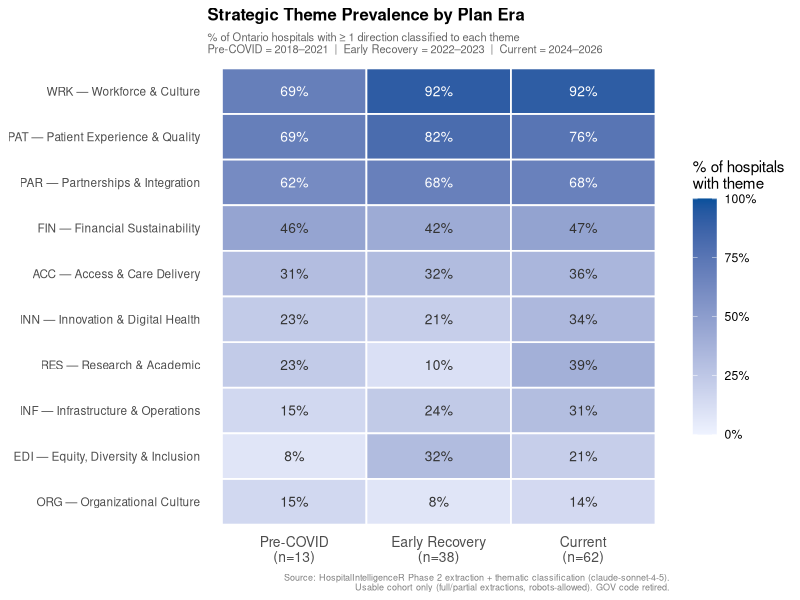
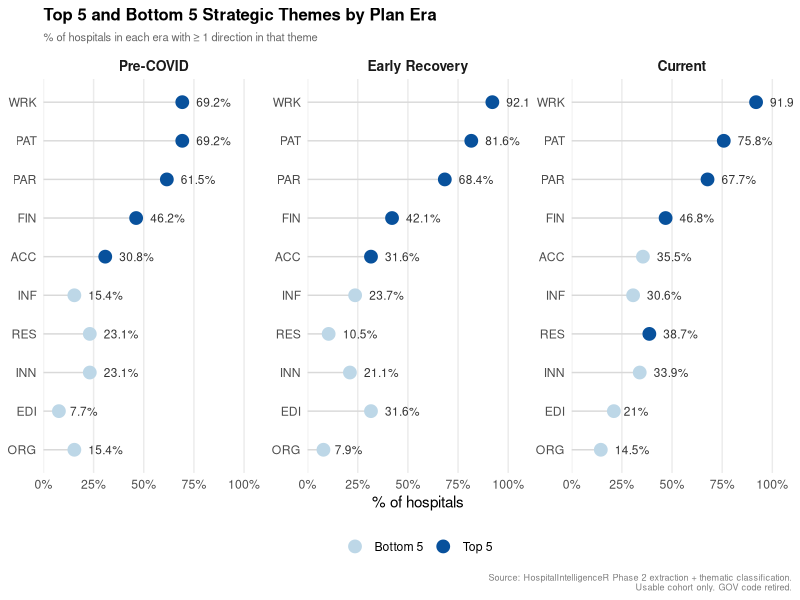

Generate these figures, in order, with R:
# =============================================================================
# analysis/scripts/03b_theme_trends.R
# HospitalIntelligenceR — Direction 3b: Theme Prevalence by Plan Era
#
# QUESTION:
#   Has the thematic composition of Ontario hospital strategic plans shifted
#   over time? Specifically, do plans written post-COVID differ in their
#   strategic emphasis compared to pre-COVID plans?
#
# APPROACH:
#   - Unit of analysis: hospital (one observation per hospital)
#   - Hospitals grouped into three plan eras based on plan_start_year
#   - Metric: % of hospitals in each era that have at least one direction
#     in each theme (hospital prevalence, not direction count)
#   - Top 5 and bottom 5 themes reported for each era
#   - Same analytical cohort as 01a/01b
#
# ERA DEFINITIONS:
#   Pre-COVID     2018–2021   Plans written before or during acute COVID period
#   Early Recovery 2022–2023  Plans written in immediate post-COVID period
#   Current       2024–2026   Most recently written plans
#
# NOTE ON METRIC CHOICE:
#   Direction count % (used in 01b) measures share of directions within a
#   hospital's plan. Hospital prevalence % (used here) measures how many
#   hospitals chose to include a theme at all — a better measure of whether
#   a theme is becoming more or less common across the sector over time.
#
# OUTPUTS:
#   analysis/outputs/tables/03b_theme_prevalence_by_era.csv
#   analysis/outputs/tables/03b_top5_bottom5_by_era.csv
#   analysis/outputs/figures/03b_theme_prevalence_heatmap.png
#   analysis/outputs/figures/03b_top5_bottom5_facet.png
#
# DEPENDENCIES:
#   Requires 'strategy_classified' in environment (from 00c_build_strategy_classified.R)
#   OR will load analysis/data/strategy_classified.csv directly.
#   Requires 'spine' in environment (from 00_prepare_data.R)
#   OR will load analysis/data/hospital_spine.csv directly.
#
# USAGE:
#   source("analysis/scripts/00_prepare_data.R")
#   source("analysis/scripts/00c_build_strategy_classified.R")
#   source("analysis/scripts/03b_theme_trends.R")
# =============================================================================

suppressPackageStartupMessages({
  library(dplyr)
  library(ggplot2)
  library(readr)
  library(tidyr)
  library(stringr)
  library(forcats)
})


# =============================================================================
# SECTION 1: Load data
# =============================================================================

if (!exists("strategy_classified")) {
  message("'strategy_classified' not found — loading from CSV.")
  strategy_classified <- read_csv(
    "analysis/data/strategy_classified.csv",
    col_types = cols(.default = col_character()),
    show_col_types = FALSE
  )
}

if (!exists("spine")) {
  message("'spine' not found — loading from CSV.")
  spine <- read_csv(
    "analysis/data/hospital_spine.csv",
    col_types = cols(
      .default             = col_character(),
      robots_allowed       = col_logical(),
      has_extraction       = col_logical(),
      has_vision           = col_logical(),
      has_mission          = col_logical(),
      has_values           = col_logical(),
      has_purpose          = col_logical(),
      plan_period_parse_ok = col_logical(),
      n_directions         = col_integer(),
      plan_start_year      = col_integer()
    ),
    show_col_types = FALSE
  )
}


# =============================================================================
# SECTION 2: Define era banding
# =============================================================================

ERA_BANDS <- tribble(
  ~era_label,        ~year_min, ~year_max,
  "Pre-COVID",       2018,      2021,
  "Early Recovery",  2022,      2023,
  "Current",         2024,      2026
)

# Helper: assign era from year
.assign_era <- function(year) {
  case_when(
    year >= 2018 & year <= 2021 ~ "Pre-COVID",
    year >= 2022 & year <= 2023 ~ "Early Recovery",
    year >= 2024 & year <= 2026 ~ "Current",
    TRUE                        ~ NA_character_
  )
}

ERA_LEVELS <- c("Pre-COVID", "Early Recovery", "Current")


# =============================================================================
# SECTION 3: Build hospital-level analytical dataset
#
# One row per hospital. Each theme gets a binary flag: did this hospital
# have at least one direction classified to that theme?
# =============================================================================

# Analytical subset from classifications: usable, robots-allowed, classified
classified_usable <- strategy_classified %>%
  filter(
    robots_allowed       == "TRUE",
    extraction_quality   %in% c("full", "partial"),
    !is.na(primary_theme),
    classification_status == "ok"
  ) %>%
  mutate(plan_start_year = as.integer(plan_start_year))

# Join plan_start_year from spine for hospitals where it may be missing
# in strategy_classified (spine is authoritative for plan metadata)
spine_year <- spine %>%
  select(fac, plan_start_year) %>%
  mutate(plan_start_year = as.integer(plan_start_year))

classified_usable <- classified_usable %>%
  select(-plan_start_year) %>%
  left_join(spine_year, by = "fac")

# Assign era
classified_usable <- classified_usable %>%
  mutate(era = .assign_era(plan_start_year))

# Hospitals with no era assignment (outside window or missing year)
n_no_era <- n_distinct(classified_usable$fac[is.na(classified_usable$era)])
if (n_no_era > 0) {
  cat(sprintf("WARNING: %d hospital(s) have no era assignment — excluded.\n",
              n_no_era))
  classified_usable %>%
    filter(is.na(era)) %>%
    distinct(fac, plan_start_year) %>%
    { cat(paste0("  FAC ", .$fac, " — year: ", .$plan_start_year, "\n")); . } %>%
    invisible()
}

classified_usable <- classified_usable %>% filter(!is.na(era))

# All valid theme codes (GOV retired)
VALID_CODES <- c("WRK", "PAT", "PAR", "FIN", "RES",
                 "ACC", "INN", "INF", "EDI", "ORG")

# Build hospital × theme binary matrix
# For each hospital: 1 if any direction has that primary theme, 0 otherwise
hospital_themes <- classified_usable %>%
  distinct(fac, era, plan_start_year, primary_theme) %>%
  filter(primary_theme %in% VALID_CODES) %>%
  mutate(has_theme = 1L) %>%
  pivot_wider(
    names_from  = primary_theme,
    values_from = has_theme,
    values_fill = 0L
  )

# Ensure all theme columns present even if no hospital has that theme in an era
for (code in VALID_CODES) {
  if (!code %in% names(hospital_themes)) hospital_themes[[code]] <- 0L
}

cat(sprintf("Hospital-era observations: %d hospitals across %d eras\n",
            nrow(hospital_themes), n_distinct(hospital_themes$era)))
cat("Era breakdown:\n")
print(table(hospital_themes$era))
cat("\n")


# =============================================================================
# SECTION 4: Theme prevalence by era
#
# % of hospitals in each era that have >= 1 direction in each theme
# =============================================================================

prevalence <- hospital_themes %>%
  mutate(era = factor(era, levels = ERA_LEVELS)) %>%
  group_by(era) %>%
  summarise(
    n_hospitals = n(),
    across(all_of(VALID_CODES), function(x) round(100 * mean(x), 1)),
    .groups = "drop"
  )

# Long format for plotting and tables
prevalence_long <- prevalence %>%
  pivot_longer(
    cols      = all_of(VALID_CODES),
    names_to  = "theme",
    values_to = "pct_hospitals"
  ) %>%
  mutate(
    theme = factor(theme, levels = VALID_CODES),
    era   = factor(era, levels = ERA_LEVELS)
  )

cat("=== Theme prevalence by era (% of hospitals with >= 1 direction in theme) ===\n")
prevalence_wide <- prevalence_long %>%
  mutate(pct_hospitals = as.numeric(pct_hospitals)) %>%
  select(-n_hospitals) %>%
  pivot_wider(names_from = era, values_from = pct_hospitals) %>%
  arrange(desc(`Pre-COVID`))
print(as.data.frame(prevalence_wide))
cat("\n")


# =============================================================================
# SECTION 5: Top 5 and bottom 5 themes per era
# =============================================================================

top5_bottom5 <- prevalence_long %>%
  group_by(era) %>%
  arrange(desc(pct_hospitals)) %>%
  mutate(rank_desc = row_number()) %>%
  arrange(pct_hospitals) %>%
  mutate(rank_asc = row_number()) %>%
  ungroup() %>%
  filter(rank_desc <= 5 | rank_asc <= 5) %>%
  mutate(position = case_when(
    rank_desc <= 5 ~ paste0("Top ", rank_desc),
    rank_asc  <= 5 ~ paste0("Bottom ", rank_asc)
  )) %>%
  select(era, position, theme, pct_hospitals) %>%
  arrange(era, desc(pct_hospitals))

cat("=== Top 5 and Bottom 5 themes by era ===\n")
for (e in ERA_LEVELS) {
  cat(sprintf("\n%s (n=%d hospitals):\n",
              e, prevalence$n_hospitals[prevalence$era == e]))
  era_rows <- top5_bottom5 %>% filter(era == e)
  cat("  Top 5:\n")
  era_rows %>%
    filter(str_starts(position, "Top")) %>%
    { cat(paste0("    ", .$position, "  ", .$theme,
                 "  ", .$pct_hospitals, "%\n")); . } %>%
    invisible()
  cat("  Bottom 5:\n")
  era_rows %>%
    filter(str_starts(position, "Bottom")) %>%
    { cat(paste0("    ", .$position, "  ", .$theme,
                 "  ", .$pct_hospitals, "%\n")); . } %>%
    invisible()
}
cat("\n")

# Notable shifts: themes where prevalence changes >= 15 pp across eras
cat("=== Notable shifts (Pre-COVID → Current, >= 15 pp change) ===\n")
shifts <- prevalence_wide %>%
  mutate(
    shift_pp = `Current` - `Pre-COVID`,
    direction = if_else(shift_pp > 0, "UP", "DOWN")
  ) %>%
  filter(abs(shift_pp) >= 15) %>%
  arrange(desc(abs(shift_pp)))

if (nrow(shifts) > 0) {
  for (i in seq_len(nrow(shifts))) {
    cat(sprintf("  %-5s  %s %.0f pp  (Pre-COVID: %.0f%%  →  Current: %.0f%%)\n",
                shifts$theme[i], shifts$direction[i], abs(shifts$shift_pp[i]),
                shifts$`Pre-COVID`[i], shifts$`Current`[i]))
  }
} else {
  cat("  No themes show >= 15 pp shift from Pre-COVID to Current.\n")
  cat("  Largest shifts:\n")
  prevalence_wide %>%
    mutate(shift_pp = abs(`Current` - `Pre-COVID`)) %>%
    arrange(desc(shift_pp)) %>%
    slice_head(n = 3) %>%
    { cat(paste0("    ", .$theme, ": ", round(.$shift_pp, 1), " pp\n")); . } %>%
    invisible()
}
cat("\n")


# =============================================================================
# SECTION 6: Write tables
# =============================================================================

dir.create("analysis/outputs/tables", recursive = TRUE, showWarnings = FALSE)

write_csv(prevalence_wide, "analysis/outputs/tables/03b_theme_prevalence_by_era.csv")
write_csv(top5_bottom5,    "analysis/outputs/tables/03b_top5_bottom5_by_era.csv")

cat("Tables written to analysis/outputs/tables/\n\n")


# =============================================================================
# SECTION 7: Chart 1 — Heatmap: theme prevalence by era
# =============================================================================

dir.create("analysis/outputs/figures", recursive = TRUE, showWarnings = FALSE)

THEME_LABELS <- c(
  WRK = "WRK — Workforce & Culture",
  PAT = "PAT — Patient Experience & Quality",
  PAR = "PAR — Partnerships & Integration",
  FIN = "FIN — Financial Sustainability",
  RES = "RES — Research & Academic",
  ACC = "ACC — Access & Care Delivery",
  INN = "INN — Innovation & Digital Health",
  INF = "INF — Infrastructure & Operations",
  EDI = "EDI — Equity, Diversity & Inclusion",
  ORG = "ORG — Organizational Culture"
)

# Order themes by overall prevalence (avg across eras)
theme_order_overall <- prevalence_long %>%
  group_by(theme) %>%
  summarise(mean_pct = mean(pct_hospitals), .groups = "drop") %>%
  arrange(desc(mean_pct)) %>%
  pull(theme) %>%
  as.character()

# Era labels with n
era_n_labels <- prevalence %>%
  mutate(era_label = sprintf("%s\n(n=%d)", era, n_hospitals)) %>%
  select(era, era_label)

heatmap_data <- prevalence_long %>%
  left_join(era_n_labels, by = "era") %>%
  mutate(
    theme_label = THEME_LABELS[as.character(theme)],
    theme_label = factor(theme_label,
                         levels = rev(THEME_LABELS[theme_order_overall])),
    era_label   = factor(era_label,
                         levels = era_n_labels$era_label[
                           match(ERA_LEVELS, era_n_labels$era)])
  )

p_heatmap <- ggplot(
  heatmap_data,
  aes(x = era_label, y = theme_label, fill = pct_hospitals)
) +
  geom_tile(colour = "white", linewidth = 0.6) +
  geom_text(
    aes(label = sprintf("%.0f%%", pct_hospitals)),
    size   = 3.5,
    colour = ifelse(heatmap_data$pct_hospitals > 55, "white", "grey20")
  ) +
  scale_fill_gradient(
    low    = "#EFF3FF",
    high   = "#08519C",
    name   = "% of hospitals\nwith theme",
    limits = c(0, 100),
    breaks = c(0, 25, 50, 75, 100),
    labels = function(x) paste0(x, "%")
  ) +
  labs(
    title    = "Strategic Theme Prevalence by Plan Era",
    subtitle = paste0(
      "% of Ontario hospitals with \u2265 1 direction classified to each theme\n",
      "Pre-COVID = 2018\u20132021  |  Early Recovery = 2022\u20132023  |  Current = 2024\u20132026"
    ),
    x       = NULL,
    y       = NULL,
    caption = paste0(
      "Source: HospitalIntelligenceR Phase 2 extraction + thematic classification (claude-sonnet-4-5).\n",
      "Usable cohort only (full/partial extractions, robots-allowed). GOV code retired."
    )
  ) +
  theme_minimal(base_size = 11) +
  theme(
    plot.title    = element_text(face = "bold", size = 12),
    plot.subtitle = element_text(colour = "grey40", size = 8),
    plot.caption  = element_text(colour = "grey50", size = 6.5),
    axis.text.x   = element_text(size = 10, hjust = 0.5),
    axis.text.y   = element_text(size = 8.5),
    panel.grid    = element_blank(),
    legend.key.height = unit(1.2, "cm")
  )

ggsave(
  "analysis/outputs/figures/03b_theme_prevalence_heatmap.png",
  plot   = p_heatmap,
  width  = 7,
  height = 6,
  dpi    = 300
)
cat("Figure saved: 03b_theme_prevalence_heatmap.png\n")


# =============================================================================
# SECTION 8: Chart 2 — Top 5 / Bottom 5 per era (faceted dot plot)
# =============================================================================

# Build plot data: top 5 and bottom 5 per era, labelled
plot_tb <- prevalence_long %>%
  group_by(era) %>%
  arrange(desc(pct_hospitals)) %>%
  mutate(rank = row_number()) %>%
  ungroup() %>%
  filter(rank <= 5 | rank > (n_distinct(prevalence_long$theme) - 5)) %>%
  mutate(
    position_group = if_else(rank <= 5, "Top 5", "Bottom 5"),
    theme_label    = THEME_LABELS[as.character(theme)],
    theme_short    = str_extract(theme_label, "^[A-Z]+"),
    era            = factor(era, levels = ERA_LEVELS)
  )

p_dotplot <- ggplot(
  plot_tb,
  aes(x = pct_hospitals, y = fct_reorder(theme_short, pct_hospitals),
      colour = position_group)
) +
  geom_segment(
    aes(x = 0, xend = pct_hospitals,
        y = fct_reorder(theme_short, pct_hospitals),
        yend = fct_reorder(theme_short, pct_hospitals)),
    colour = "grey85", linewidth = 0.5
  ) +
  geom_point(size = 4) +
  geom_text(
    aes(label = paste0(pct_hospitals, "%")),
    hjust = -0.4, size = 3, colour = "grey20"
  ) +
  facet_wrap(~ era, ncol = 3, scales = "free_y") +
  scale_colour_manual(
    values = c("Top 5" = "#08519C", "Bottom 5" = "#BDD7E7"),
    name   = NULL
  ) +
  scale_x_continuous(
    limits = c(0, 110),
    labels = function(x) paste0(x, "%"),
    expand = expansion(mult = c(0, 0))
  ) +
  labs(
    title    = "Top 5 and Bottom 5 Strategic Themes by Plan Era",
    subtitle = "% of hospitals in each era with \u2265 1 direction in that theme",
    x        = "% of hospitals",
    y        = NULL,
    caption  = paste0(
      "Source: HospitalIntelligenceR Phase 2 extraction + thematic classification.\n",
      "Usable cohort only. GOV code retired."
    )
  ) +
  theme_minimal(base_size = 11) +
  theme(
    plot.title    = element_text(face = "bold", size = 12),
    plot.subtitle = element_text(colour = "grey40", size = 8),
    plot.caption  = element_text(colour = "grey50", size = 6.5),
    strip.text    = element_text(face = "bold", size = 10),
    panel.grid.major.y = element_blank(),
    panel.grid.minor   = element_blank(),
    legend.position    = "bottom"
  )

ggsave(
  "analysis/outputs/figures/03b_top5_bottom5_facet.png",
  plot   = p_dotplot,
  width  = 11,
  height = 5,
  dpi    = 300
)
cat("Figure saved: 03b_top5_bottom5_facet.png\n")

cat("\nDone. Review console output and figures before writing 03b narrative.\n")
cat("Key question: do notable shifts hold up given Pre-COVID n is small?\n")
